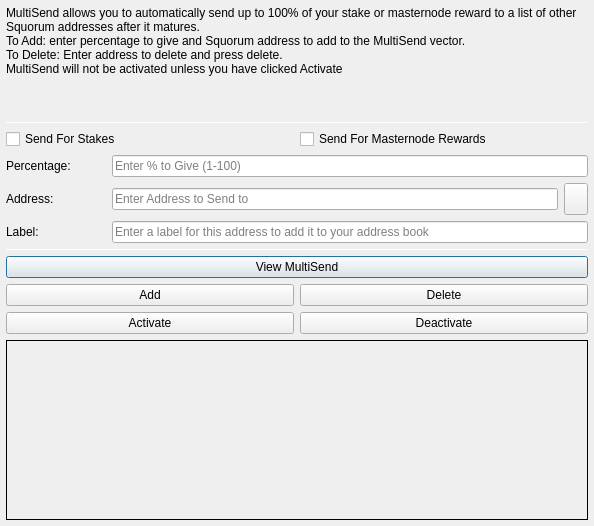
<?xml version="1.0" encoding="UTF-8"?>
<ui version="4.0">
 <class>MultiSendDialog</class>
 <widget class="QDialog" name="MultiSendDialog">
  <property name="windowModality">
   <enum>Qt::NonModal</enum>
  </property>
  <property name="geometry">
   <rect>
    <x>0</x>
    <y>0</y>
    <width>594</width>
    <height>526</height>
   </rect>
  </property>
  <property name="windowTitle">
   <string>MultiSend</string>
  </property>
  <layout class="QVBoxLayout" name="verticalLayout" stretch="0">
   <property name="leftMargin">
    <number>6</number>
   </property>
   <property name="topMargin">
    <number>6</number>
   </property>
   <property name="rightMargin">
    <number>6</number>
   </property>
   <property name="bottomMargin">
    <number>6</number>
   </property>
   <item>
    <layout class="QVBoxLayout" name="verticalLayout_Main" stretch="1,1,1,0,1,1,1">
     <item>
      <widget class="QLabel" name="label_2">
       <property name="lineWidth">
        <number>1</number>
       </property>
       <property name="text">
        <string>MultiSend allows you to automatically send up to 100% of your stake or masternode reward to a list of other Squorum addresses after it matures.
To Add: enter percentage to give and Squorum address to add to the MultiSend vector.
To Delete: Enter address to delete and press delete.
MultiSend will not be activated unless you have clicked Activate</string>
       </property>
       <property name="alignment">
        <set>Qt::AlignLeading|Qt::AlignLeft|Qt::AlignTop</set>
       </property>
       <property name="wordWrap">
        <bool>true</bool>
       </property>
      </widget>
     </item>
     <item>
      <widget class="Line" name="line">
       <property name="minimumSize">
        <size>
         <width>0</width>
         <height>1</height>
        </size>
       </property>
       <property name="maximumSize">
        <size>
         <width>16777215</width>
         <height>1</height>
        </size>
       </property>
       <property name="orientation">
        <enum>Qt::Horizontal</enum>
       </property>
      </widget>
     </item>
     <item>
      <layout class="QVBoxLayout" name="verticalLayout_Settings">
       <item>
        <layout class="QHBoxLayout" name="horizontalLayout">
         <item>
          <widget class="QCheckBox" name="multiSendStakeCheckBox">
           <property name="text">
            <string>Send For Stakes</string>
           </property>
          </widget>
         </item>
         <item>
          <widget class="QCheckBox" name="multiSendMasternodeCheckBox">
           <property name="text">
            <string>Send For Masternode Rewards</string>
           </property>
          </widget>
         </item>
        </layout>
       </item>
       <item>
        <layout class="QHBoxLayout" name="horizontalLayout_6">
         <item>
          <widget class="QLabel" name="label">
           <property name="minimumSize">
            <size>
             <width>100</width>
             <height>0</height>
            </size>
           </property>
           <property name="toolTip">
            <string>Percentage of stake to send</string>
           </property>
           <property name="text">
            <string>Percentage:</string>
           </property>
          </widget>
         </item>
         <item>
          <widget class="QLineEdit" name="multiSendPercentEdit">
           <property name="toolTip">
            <string>Enter whole numbers 1 - 100</string>
           </property>
           <property name="placeholderText">
            <string>Enter % to Give (1-100)</string>
           </property>
          </widget>
         </item>
        </layout>
       </item>
       <item>
        <layout class="QHBoxLayout" name="horizontalLayout_7">
         <item>
          <widget class="QLabel" name="label_5">
           <property name="minimumSize">
            <size>
             <width>100</width>
             <height>0</height>
            </size>
           </property>
           <property name="toolTip">
            <string>Address to send portion of stake to</string>
           </property>
           <property name="text">
            <string>Address:</string>
           </property>
          </widget>
         </item>
         <item>
          <widget class="QLineEdit" name="multiSendAddressEdit">
           <property name="toolTip">
            <string/>
           </property>
           <property name="placeholderText">
            <string>Enter Address to Send to</string>
           </property>
          </widget>
         </item>
         <item>
          <widget class="QToolButton" name="addressBookButton">
           <property name="maximumSize">
            <size>
             <width>16777215</width>
             <height>32</height>
            </size>
           </property>
           <property name="toolTip">
            <string>Choose an address from the address book</string>
           </property>
           <property name="text">
            <string/>
           </property>
           <property name="icon">
            <iconset resource="../bitcoin.qrc">
             <normaloff>:/icons/address-book</normaloff>:/icons/address-book</iconset>
           </property>
           <property name="shortcut">
            <string>Alt+A</string>
           </property>
          </widget>
         </item>
        </layout>
       </item>
      </layout>
     </item>
     <item>
      <layout class="QHBoxLayout" name="horizontalLayout_3">
       <item>
        <widget class="QLabel" name="label_3">
         <property name="minimumSize">
          <size>
           <width>100</width>
           <height>0</height>
          </size>
         </property>
         <property name="text">
          <string>Label:</string>
         </property>
        </widget>
       </item>
       <item>
        <widget class="QLineEdit" name="labelAddressLabelEdit">
         <property name="placeholderText">
          <string>Enter a label for this address to add it to your address book</string>
         </property>
        </widget>
       </item>
      </layout>
     </item>
     <item>
      <widget class="Line" name="line_2">
       <property name="minimumSize">
        <size>
         <width>0</width>
         <height>1</height>
        </size>
       </property>
       <property name="maximumSize">
        <size>
         <width>16777215</width>
         <height>1</height>
        </size>
       </property>
       <property name="orientation">
        <enum>Qt::Horizontal</enum>
       </property>
      </widget>
     </item>
     <item>
      <layout class="QVBoxLayout" name="verticalLayout_Buttons">
       <item>
        <layout class="QHBoxLayout" name="horizontalLayout_4">
         <item>
          <widget class="QPushButton" name="viewButton">
           <property name="toolTip">
            <string/>
           </property>
           <property name="statusTip">
            <string>View MultiSend Vector</string>
           </property>
           <property name="text">
            <string>View MultiSend</string>
           </property>
          </widget>
         </item>
        </layout>
       </item>
       <item>
        <layout class="QHBoxLayout" name="horizontalLayout_2">
         <item>
          <widget class="QPushButton" name="addButton">
           <property name="toolTip">
            <string/>
           </property>
           <property name="statusTip">
            <string>Add to MultiSend Vector</string>
           </property>
           <property name="text">
            <string>Add</string>
           </property>
          </widget>
         </item>
         <item>
          <widget class="QPushButton" name="deleteButton">
           <property name="toolTip">
            <string/>
           </property>
           <property name="statusTip">
            <string>Delete Address From MultiSend Vector</string>
           </property>
           <property name="text">
            <string>Delete</string>
           </property>
          </widget>
         </item>
        </layout>
       </item>
       <item>
        <layout class="QHBoxLayout" name="horizontalLayout_5">
         <item>
          <widget class="QPushButton" name="activateButton">
           <property name="statusTip">
            <string>Activate MultiSend</string>
           </property>
           <property name="text">
            <string>Activate</string>
           </property>
          </widget>
         </item>
         <item>
          <widget class="QPushButton" name="disableButton">
           <property name="statusTip">
            <string>Deactivate MultiSend</string>
           </property>
           <property name="text">
            <string>Deactivate</string>
           </property>
          </widget>
         </item>
        </layout>
       </item>
      </layout>
     </item>
     <item>
      <widget class="QLabel" name="message">
       <property name="minimumSize">
        <size>
         <width>0</width>
         <height>180</height>
        </size>
       </property>
       <property name="frameShape">
        <enum>QFrame::Panel</enum>
       </property>
       <property name="frameShadow">
        <enum>QFrame::Plain</enum>
       </property>
       <property name="lineWidth">
        <number>1</number>
       </property>
       <property name="midLineWidth">
        <number>1</number>
       </property>
       <property name="text">
        <string/>
       </property>
       <property name="alignment">
        <set>Qt::AlignLeading|Qt::AlignLeft|Qt::AlignTop</set>
       </property>
       <property name="wordWrap">
        <bool>true</bool>
       </property>
      </widget>
     </item>
    </layout>
   </item>
  </layout>
 </widget>
 <resources>
  <include location="../bitcoin.qrc"/>
 </resources>
 <connections/>
</ui>
